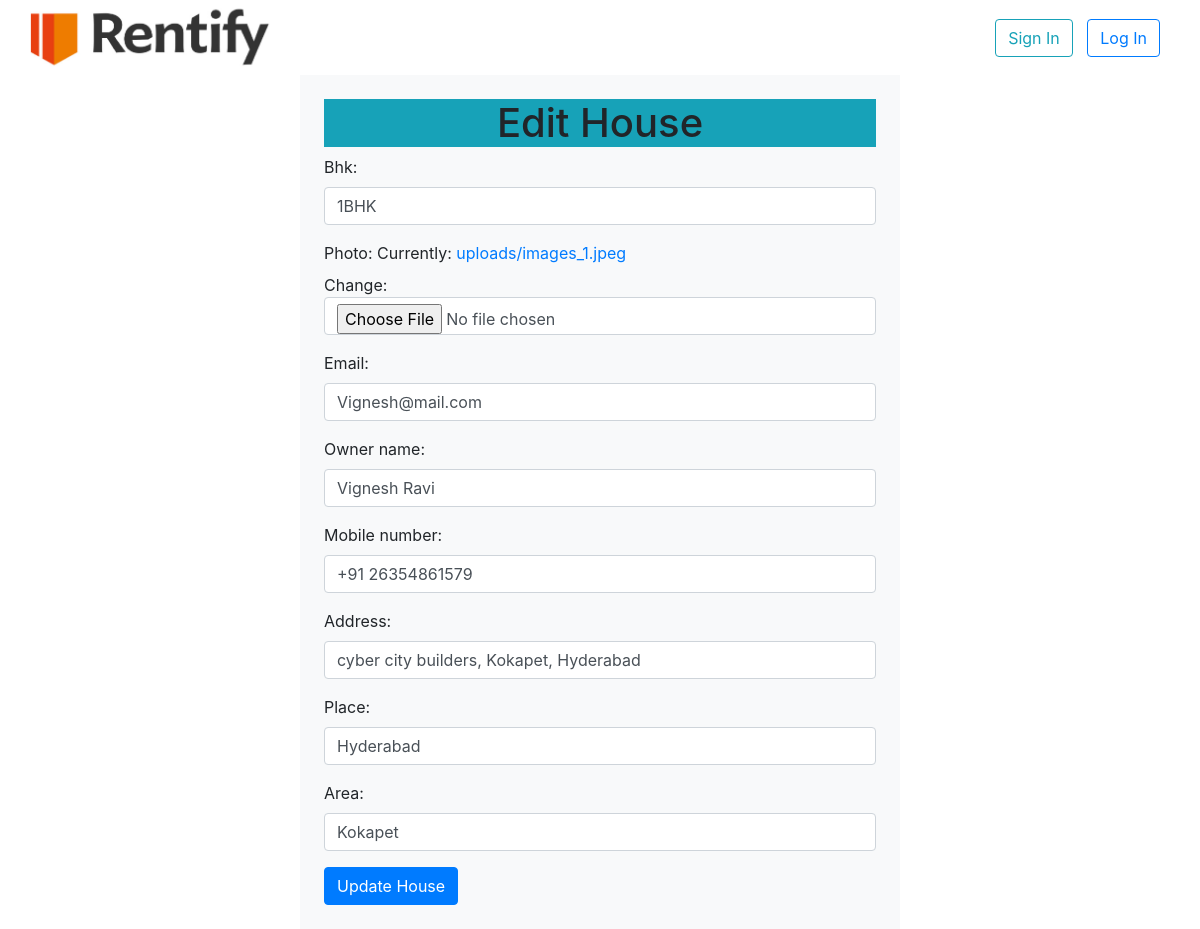
The app's page /Edit/5 with its own data.
### app/models.py (models this page shows)
class House(models.Model):
    bhk=models.CharField(max_length=30)
    photo=models.ImageField(upload_to="uploads",default="a.png")
    email=models.EmailField(unique=True)
    owner_name = models.CharField(max_length=100)
    mobile_number = models.CharField(max_length=15)
    address=models.CharField(max_length=255)
    place=models.CharField(max_length=255)
    area=models.CharField(max_length=255)

### app/views.py (the view)
# urls.py: path('Edit/<id>', views.EditHouse),
def EditHouse(request,id=None):
    one_rec=House.objects.get(pk=id)
    form=HouseForm(request.POST or None,request.FILES or None, instance=one_rec)
    if form.is_valid():
        form.save()
        return redirect('/')
    mydict= {'form':form}
    return render(request,'Edit.html',context=mydict)

### app/forms.py
class HouseForm(forms.ModelForm):
    class Meta:
        model=House
        fields =('bhk','photo','email','owner_name','mobile_number','address', 'place', 'area')
    def __init__(self, *args, **kwargs):
        super(HouseForm, self).__init__(*args, **kwargs)
        for visible in self.visible_fields():
            visible.field.widget.attrs['class'] = 'form-control'

### app/templates/Edit.html (shortened to what this page needs)
<!DOCTYPE html>
<html lang="en">
  <head>
    <link
      rel="stylesheet"
      href="https://cdn.jsdelivr.net/npm/bootstrap@4.6.1/dist/css/bootstrap.min.css"
    />
  </head>
  <body>
    <div
      class="header"
      style="
        display: flex;
        justify-content: space-between;
        align-content: center;
      "
    >
      <div class="left" style="margin-left: 15px">
        <img src="/static/rentify.png" height="75px" width="270px" />
      </div>
      <div
        class="right"
        style="align-items: center; align-content: center; margin-right: 35px"
      >
        <a href="/signin" class="btn btn-outline-info" style="margin: 5px"
          >Sign In</a
        >
        <a href="/login" class="btn btn-outline-primary" style="margin: 5px"
          >Log In</a
        >
      </div>
    </div>
    <div class="w-50 m-auto p-4 bg-light">
      <h1 class="text-center bg-info">Edit House</h1>
      <form method="post" enctype="multipart/form-data">
        {{form.as_p}}
        <button type="submit" class="btn btn-primary">Update House</button>
      </form>
    </div>
  </body>
</html>

### records on screen
House: bhk "1BHK", email "Vignesh@mail.com", owner_name "Vignesh Ravi", mobile_number "+91 26354861579", address "cyber city builders, Kokapet, Hyderabad", place "Hyderabad", area "Kokapet"
